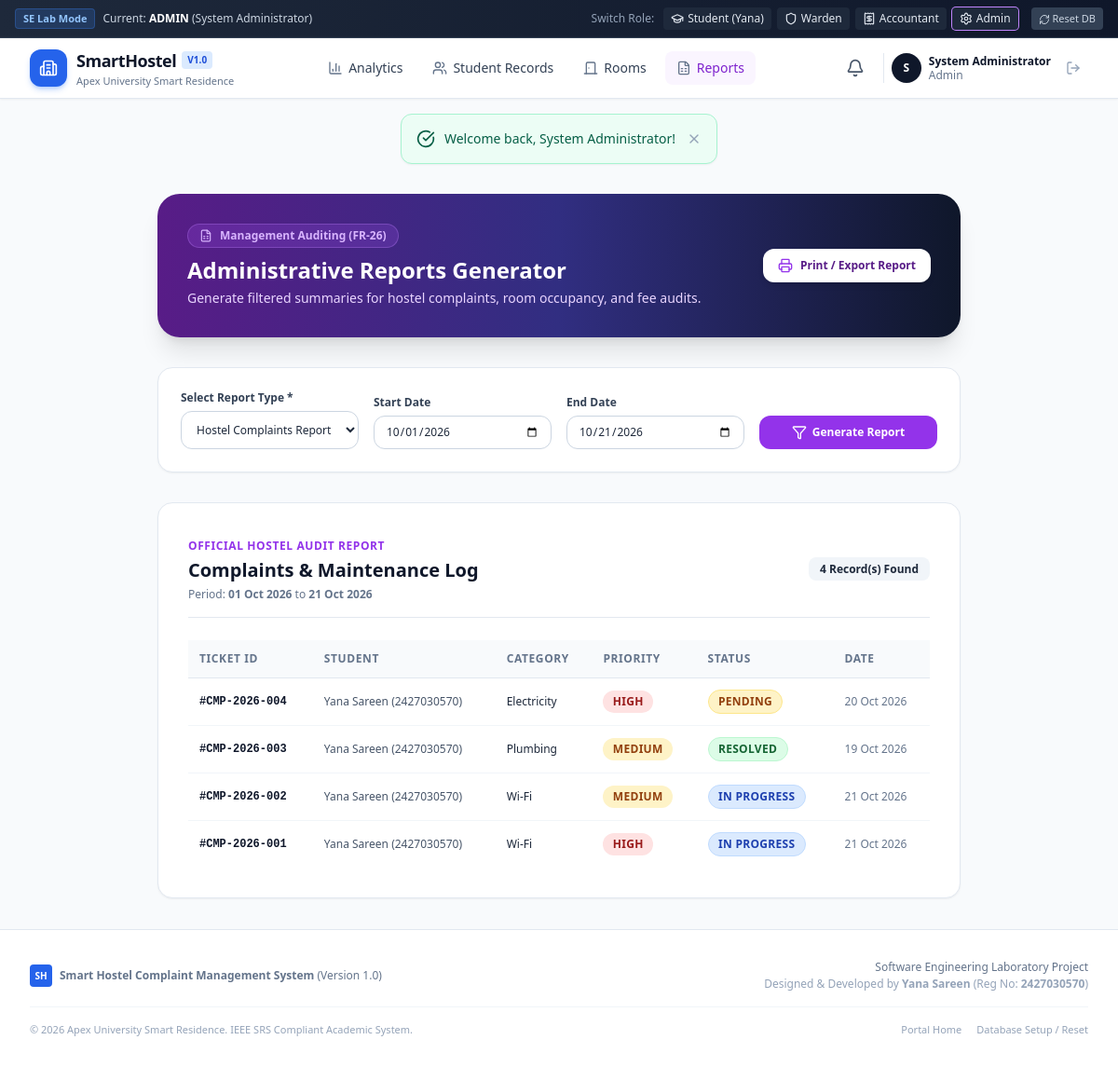
Page /admin_reports.php (signed in) on the committed database.
### tables this page shows
CREATE TABLE `complaints` (
  `id` INT AUTO_INCREMENT PRIMARY KEY,
  `ticket_id` VARCHAR(30) NOT NULL UNIQUE,
  `student_id` INT NOT NULL,
  `room_id` INT DEFAULT NULL,
  `location_details` VARCHAR(150) DEFAULT NULL,
  `category` ENUM('Electricity', 'Plumbing', 'Wi-Fi', 'Cleaning', 'Furniture', 'Other') NOT NULL,
  `priority` ENUM('High', 'Medium', 'Low') NOT NULL DEFAULT 'Medium',
  `title` VARCHAR(150) NOT NULL,
  `description` TEXT NOT NULL,
  `status` ENUM('Pending', 'In Progress', 'Resolved') NOT NULL DEFAULT 'Pending',
  `is_escalated` TINYINT(1) NOT NULL DEFAULT 0,
  `parent_duplicate_id` INT DEFAULT NULL,
  `assigned_staff_id` INT DEFAULT NULL,
  `staff_notes` TEXT DEFAULT NULL,
  `resolved_at` DATETIME DEFAULT NULL,
  `created_at` DATETIME DEFAULT CURRENT_TIMESTAMP,
  FOREIGN KEY (`student_id`) REFERENCES `students`(`id`) ON DELETE CASCADE,
  FOREIGN KEY (`room_id`) REFERENCES `rooms`(`id`) ON DELETE SET NULL,
  FOREIGN KEY (`assigned_staff_id`) REFERENCES `users`(`id`) ON DELETE SET NULL
);

CREATE TABLE `users` (
  `id` INT AUTO_INCREMENT PRIMARY KEY,
  `name` VARCHAR(100) NOT NULL,
  `email` VARCHAR(100) NOT NULL UNIQUE,
  `password` VARCHAR(255) NOT NULL,
  `role` ENUM('student', 'warden', 'accountant', 'admin') NOT NULL DEFAULT 'student',
  `phone` VARCHAR(20) DEFAULT NULL,
  `reg_no` VARCHAR(50) DEFAULT NULL,
  `avatar` VARCHAR(255) DEFAULT 'assets/img/default-avatar.png',
  `created_at` DATETIME DEFAULT CURRENT_TIMESTAMP
);

CREATE TABLE `students` (
  `id` INT AUTO_INCREMENT PRIMARY KEY,
  `user_id` INT NOT NULL,
  `reg_no` VARCHAR(50) NOT NULL UNIQUE,
  `room_id` INT DEFAULT NULL,
  `department` VARCHAR(100) NOT NULL,
  `year` VARCHAR(20) NOT NULL DEFAULT '2nd Year',
  `gender` ENUM('Male', 'Female', 'Other') NOT NULL DEFAULT 'Female',
  `emergency_contact` VARCHAR(150) DEFAULT NULL,
  `check_in_date` DATE DEFAULT NULL,
  `check_out_date` DATE DEFAULT NULL,
  `status` VARCHAR(50) NOT NULL DEFAULT 'Active Resident',
  FOREIGN KEY (`user_id`) REFERENCES `users`(`id`) ON DELETE CASCADE,
  FOREIGN KEY (`room_id`) REFERENCES `rooms`(`id`) ON DELETE SET NULL
);

### admin_reports.php (the view, shortened to what this page needs)
<?php
$db = get_db();
$report_type = $_GET['report_type'] ?? 'complaints';
$start_date = $_GET['start_date'] ?? date('Y-m-01');
$end_date = $_GET['end_date'] ?? date('Y-m-d');
$report_records = [];
if ($report_type === 'complaints') {
    $stmt = $db->prepare("SELECT c.*, s.reg_no, u.name as student_name, r.room_number
                          FROM complaints c
                          JOIN students s ON c.student_id = s.id
                          JOIN users u ON s.user_id = u.id
                          LEFT JOIN rooms r ON c.room_id = r.id
                          WHERE DATE(c.created_at) BETWEEN ? AND ?
                          ORDER BY c.id DESC");
    $stmt->execute([$start_date, $end_date]);
    $report_records = $stmt->fetchAll();
}
require_once __DIR__ . '/includes/header.php';
require_once __DIR__ . '/includes/navbar.php';
?>
<div class="max-w-7xl mx-auto px-4 sm:px-6 lg:px-8 py-8 space-y-8">
    <div class="bg-gradient-to-r from-purple-900 via-indigo-900 to-slate-900 rounded-3xl p-6 sm:p-8 text-white shadow-xl flex flex-col sm:flex-row sm:items-center justify-between gap-4">
        <div>
            <div class="inline-flex items-center gap-2 px-3 py-1 rounded-full text-xs font-semibold bg-purple-500/20 text-purple-300 border border-purple-400/30 mb-2">
                <i data-lucide="file-spreadsheet" class="w-3.5 h-3.5"></i> Management Auditing (FR-26)
            </div>
            <h1 class="text-2xl font-black">Administrative Reports Generator</h1>
            <p class="text-xs sm:text-sm text-purple-200 mt-1">Generate filtered summaries for hostel complaints, room occupancy, and fee audits.</p>
        </div>
        <button onclick="window.print()" class="no-print px-4 py-2.5 rounded-xl bg-white text-purple-900 hover:bg-purple-50 font-bold text-xs shadow-md transition flex items-center gap-2 flex-shrink-0">
            <i data-lucide="printer" class="w-4 h-4 text-purple-600"></i> Print / Export Report
        </button>
    </div>
    <div class="no-print bg-white rounded-2xl border border-slate-200 shadow-sm p-6">
        <form method="GET" action="admin_reports.php" class="grid grid-cols-1 sm:grid-cols-4 gap-4 text-xs items-end">
            <div>
                <label class="block font-semibold text-slate-700 mb-1.5">Select Report Type *</label>
                <select name="report_type" class="w-full px-3 py-2.5 rounded-xl border border-slate-300 bg-white">
                    <option value="complaints" <?= $report_type === 'complaints' ? 'selected' : '' ?>>Hostel Complaints Report</option>
                </select>
            </div>
            <div>
                <label class="block font-semibold text-slate-700 mb-1.5">Start Date</label>
                <input type="date" name="start_date" value="<?= htmlspecialchars($start_date) ?>" class="w-full px-3 py-2 rounded-xl border border-slate-300 bg-white">
            </div>
            <div>
                <label class="block font-semibold text-slate-700 mb-1.5">End Date</label>
                <input type="date" name="end_date" value="<?= htmlspecialchars($end_date) ?>" class="w-full px-3 py-2 rounded-xl border border-slate-300 bg-white">
            </div>
            <div>
                <button type="submit" class="w-full py-2.5 px-4 bg-purple-600 hover:bg-purple-700 text-white rounded-xl font-semibold transition flex items-center justify-center gap-1.5">
                    <i data-lucide="filter" class="w-4 h-4"></i> Generate Report
                </button>
            </div>
        </form>
    </div>
    <div class="bg-white rounded-2xl border border-slate-200 shadow-sm overflow-hidden p-6 sm:p-8">
        <div class="border-b border-slate-200 pb-4 mb-6 flex flex-col sm:flex-row sm:items-center justify-between gap-2">
            <div>
                <span class="text-xs uppercase font-bold text-purple-600 tracking-wider">Official Hostel Audit Report</span>
                <h3 class="text-xl font-black text-slate-900 mt-0.5">
                    <?= $report_type === 'complaints' ? 'Complaints & Maintenance Log' : 'Fee Collections & Revenue Audit' ?>
                </h3>
                <p class="text-xs text-slate-500 mt-1">Period: <strong><?= date('d M Y', strtotime($start_date)) ?></strong> to <strong><?= date('d M Y', strtotime($end_date)) ?></strong></p>
            </div>
            <div class="text-right">
                <span class="px-3 py-1 bg-slate-100 rounded-lg text-xs font-bold text-slate-800">
                    <?= count($report_records) ?> Record(s) Found
                </span>
            </div>
        </div>
        <?php if (!empty($report_records)): ?>
            <div class="overflow-x-auto">
                <table class="w-full text-left text-xs text-slate-600">
                    <thead class="bg-slate-50 uppercase tracking-wider text-slate-500 font-semibold border-b border-slate-200">
                        <tr>
                            <?php if ($report_type === 'complaints'): ?>
                                <th class="p-3">Ticket ID</th>
                                <th class="p-3">Student</th>
                                <th class="p-3">Category</th>
                                <th class="p-3">Priority</th>
                                <th class="p-3">Status</th>
                                <th class="p-3">Date</th>
                            <?php endif; ?>
                        </tr>
                    </thead>
                    <tbody class="divide-y divide-slate-100">
                        <?php foreach ($report_records as $rec): ?>
                            <tr>
                                <?php if ($report_type === 'complaints'): ?>
                                    <td class="p-3 font-mono font-bold text-slate-900">#<?= htmlspecialchars($rec['ticket_id']) ?></td>
                                    <td class="p-3"><?= htmlspecialchars($rec['student_name']) ?> (<?= htmlspecialchars($rec['reg_no']) ?>)</td>
                                    <td class="p-3 font-medium text-slate-800"><?= htmlspecialchars($rec['category']) ?></td>
                                    <td class="p-3">
                                        <span class="badge-status <?= $rec['priority'] === 'High' ? 'badge-high' : ($rec['priority'] === 'Medium' ? 'badge-medium' : 'badge-low') ?>">
                                            <?= htmlspecialchars($rec['priority']) ?>
                                        </span>
                                    </td>
                                    <td class="p-3">
                                        <span class="badge-status <?= $rec['status'] === 'Resolved' ? 'badge-resolved' : ($rec['status'] === 'In Progress' ? 'badge-progress' : 'badge-pending') ?>">
                                            <?= htmlspecialchars($rec['status']) ?>
                                        </span>
                                    </td>
                                    <td class="p-3 text-slate-500"><?= date('d M Y', strtotime($rec['created_at'])) ?></td>
                                <?php endif; ?>
                            </tr>
                        <?php endforeach; ?>
                    </tbody>
                </table>
            </div>
        <?php else: ?>
            <div class="p-12 text-center text-xs text-slate-500">
                No records found for the chosen date range.
            </div>
        <?php endif; ?>
    </div>
</div>
<?php require_once __DIR__ . '/includes/footer.php'; ?>

### assets/css/styles.css (style rules this page uses)
:root { --primary: #2563eb; --primary-hover: #1d4ed8; --primary-light: #eff6ff; --secondary: #475569; --success: #16a34a; --warning: #f59e0b; --danger: #dc2626; --dark: #0f172a; --card-bg: #ffffff; --border-color: #e2e8f0; }
body { font-family: -apple-system, BlinkMacSystemFont, "Segoe UI", Roboto, "Helvetica Neue", Arial, sans-serif; background-color: #f8fafc; color: #1e293b; min-height: 100vh; display: flex; flex-direction: column; }
.badge-status { display: inline-flex; align-items: center; padding: 0.25rem 0.65rem; border-radius: 9999px; font-size: 0.75rem; font-weight: 600; letter-spacing: 0.025em; text-transform: uppercase; }
.badge-pending { background-color: #fef3c7; color: #92400e; border: 1px solid #fde68a; }
.badge-progress { background-color: #dbeafe; color: #1e40af; border: 1px solid #bfdbfe; }
.badge-resolved { background-color: #dcfce7; color: #166534; border: 1px solid #bbf7d0; }
.badge-high { background-color: #fee2e2; color: #991b1b; }
.badge-medium { background-color: #fef3c7; color: #92400e; }

### rows in the picture
complaints: ticket "CMP-2026-004", users.name "Yana Sareen", student.reg_no "2427030570", category "Electricity", priority "HIGH", status "PENDING", created_at "20 Oct 2026"
complaints: ticket "CMP-2026-003", users.name "Yana Sareen", student.reg_no "2427030570", category "Plumbing", priority "MEDIUM", status "RESOLVED", created_at "19 Oct 2026"
complaints: ticket "CMP-2026-002", users.name "Yana Sareen", student.reg_no "2427030570", category "Wi-Fi", priority "MEDIUM", status "IN PROGRESS", created_at "21 Oct 2026"
complaints: ticket "CMP-2026-001", users.name "Yana Sareen", student.reg_no "2427030570", category "Wi-Fi", priority "HIGH", status "IN PROGRESS", created_at "21 Oct 2026"

### other values in the picture
$current_role "ADMIN"
$user['name'] "System Administrator"
substr($user['name'] ?? 'U', 0, 1) "S"
$role "Admin"
$flash['message'] "Welcome back, System Administrator!"
count($report_records) "4"
APP_NAME "Smart Hostel Complaint Management System"
APP_VERSION "1.0"
HOSTEL_NAME "Apex University Smart Residence"
